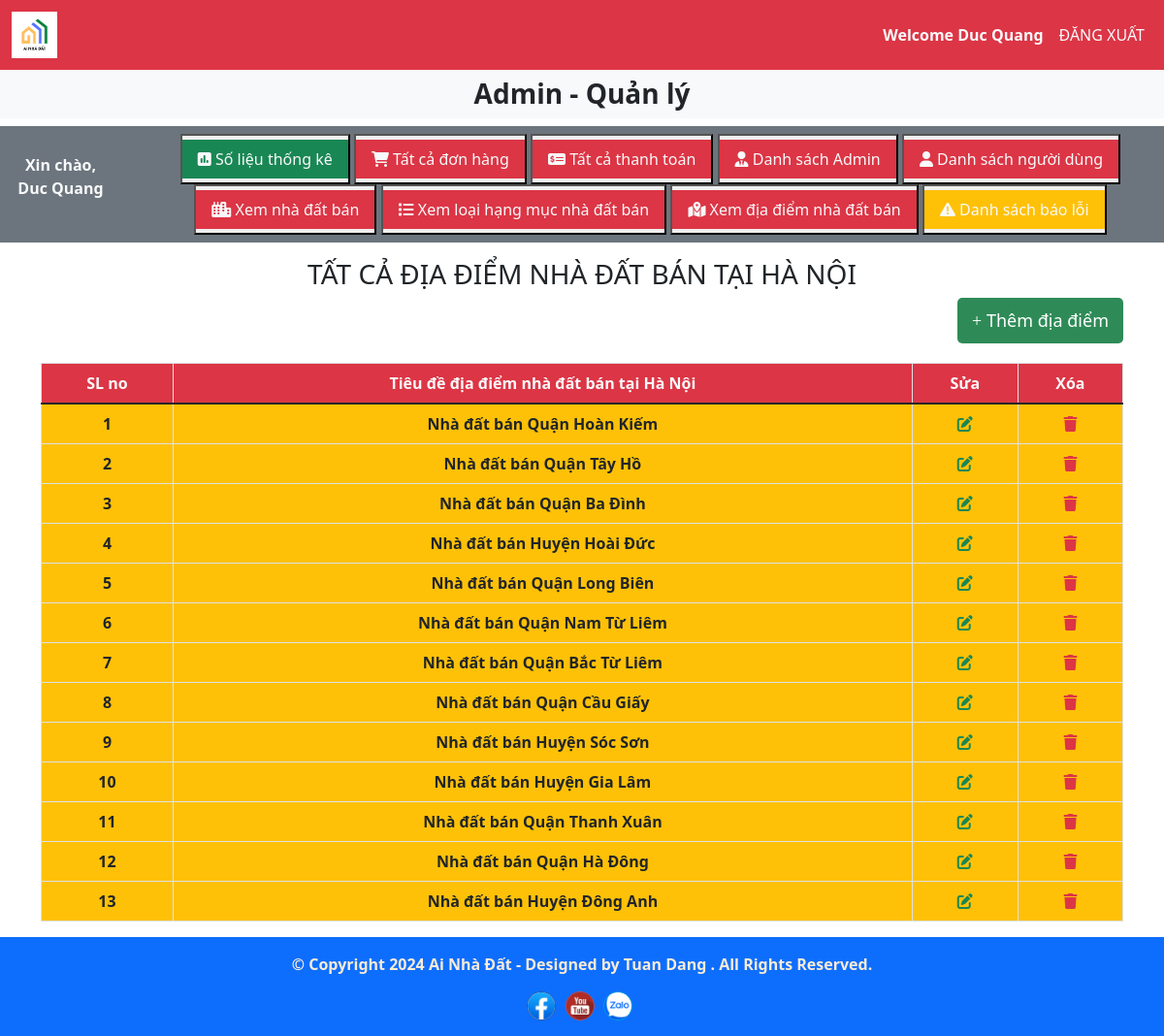
The app's page /admin_area/index.php?view_brands (signed in) with its own data.
### tables this page shows
CREATE TABLE `brands` (
  `brand_id` int(11) NOT NULL,
  `brand_title` varchar(100) NOT NULL
);

### admin_area/view_brands.php (the view, shortened to what this page needs)
<h3 class="text-center">TẤT CẢ ĐỊA ĐIỂM NHÀ ĐẤT BÁN TẠI HÀ NỘI</h3>
<button class="btn-add-brand">
    <a style="text-decoration: none; color: white; font-size: 18px;" href='index.php?insert_brand'>
        <i class="fa-regular fa-plus"></i> Thêm địa điểm
    </a>
</button>
<table class="table table-bordered mt-5">
    <thead class="bg-danger text-center text-light">
        <tr>
            <th>SL no</th>
            <th>Tiêu đề địa điểm nhà đất bán tại Hà Nội</th>
            <th>Sửa</th>
            <th>Xóa</th>
        </tr>
    </thead>
    <tbody style="font-weight: 600;" class="bg-warning">
<?php
$select_cat=
    "
        Select *
        from `brands`
    ";
$result=mysqli_query($connection,$select_cat);
$number=0;
while($row=mysqli_fetch_assoc($result)){
    $brand_id=$row['brand_id'];
    $brand_title=$row['brand_title'];
    $number++;
?>
        <tr class="text-center">
            <td><?php echo $number ?></td>
            <td><?php echo $brand_title ?></td>
            <td><a href='index.php?edit_brands=<?php echo $brand_id ?>' class='text-success'><i class='fa-solid fa-pen-to-square'></i></a></td>
            <td><a href='index.php?delete_brands=<?php echo $brand_id ?>' type="button" class="text-danger"><i class='fa-solid fa-trash'></i></a></td>
        </tr>
<?php
}
?>
    </tbody>
</table>

### admin_area/index.php (shortened to what this page needs)
<?php
include('../includes/connect.php');
?>
<!DOCTYPE html>
<html lang="en">
<head>
    <link href="https://cdn.jsdelivr.net/npm/bootstrap@5.1.3/dist/css/bootstrap.min.css"
    rel="stylesheet"
>
    <link rel="stylesheet" href="https://cdnjs.cloudflare.com/ajax/libs/font-awesome/6.0.0/css/all.min.css"
 />
    <link rel="stylesheet" href="../style.css">
</head>
<body>
    <div class="container-fluid p-0">
        <nav class="navbar navbar-expand-lg navbar-light bg-danger">
            <div class="container-fluid">
                <img src="../images/logo.png" alt="" class="logo">
                <nav class="navbar navbar-expand-lg">
                    <ul class="navbar-nav">
<?php
if(!isset($_SESSION['admin_name'])){
  echo  "<li class='nav-item'>
          <a class='nav-link text-light' href='#'>Welcome Guest</a>
        </li>";
} else{
  echo  "<li class='nav-item'>
          <a style='font-weight: 700;' class='nav-link text-light' href='#'>Welcome ".$_SESSION['admin_name']."</a>
        </li>";
}
if(!isset($_SESSION['admin_name'])){
  echo  "<li class='nav-item'>
            <a class='nav-link text-light' href='admin_registration.php'>ĐĂNG KÍ</a>
        </li>";
} else{
  echo  "<li class='nav-item'>
          <a class='nav-link text-light' href='admin_logout.php'>ĐĂNG XUẤT</a>
        </li>";
}
?>
                    </ul>
                </nav>
            </div>
        </nav>
        <div class="bg-light">
            <h3 style="font-weight: 800;" class="text-center p-2">Admin - Quản lý</h3>
        </div>
        <div class="row">
            <div class="col-md-12 bg-secondary p-1 d-flex align-items-center">
                <div class="p-4">
                    <p style="font-weight: 700;" class="text-light text-center">Xin chào, <?php echo $_SESSION['admin_name'] ?></p>
                </div>
                <div class="button text-center">
                    <button class="btn-nav"><a href="index.php?list_charts" class="nav-link text-light bg-success my-1">
                        <i class="fa-solid fa-square-poll-vertical"></i> Số liệu thống kê</a>
                    </button>
                    <button class="btn-nav"><a href="index.php?list_orders" class="nav-link text-light bg-danger my-1">
                        <i class="fa-solid fa-cart-shopping"></i> Tất cả đơn hàng</a>
                    </button>
                    <button class="btn-nav"><a href="index.php?list_payments" class="nav-link text-light bg-danger my-1">
                        <i class="fa-solid fa-money-check-dollar"></i> Tất cả thanh toán</a>
                    </button>
                    <button class="btn-nav"><a href="index.php?list_admins" class="nav-link text-light bg-danger my-1">
                        <i class="fa-solid fa-user-tie"></i> Danh sách Admin</a>
                    </button>
                    <button class="btn-nav"><a href="index.php?list_users" class="nav-link text-light bg-danger my-1">
                        <i class="fa-solid fa-user"></i> Danh sách người dùng</a>
                    </button>
                    <button class="btn-nav"><a href="index.php?view_products" class="nav-link text-light bg-danger my-1">
                        <i class="fa-solid fa-city"></i> Xem nhà đất bán</a>
                    </button>
                    <button class="btn-nav"><a href="index.php?view_categories" class="nav-link text-light bg-danger my-1">
                        <i class="fa-solid fa-list"></i> Xem loại hạng mục nhà đất bán</a>
                    </button>
                    <button class="btn-nav"><a href="index.php?view_brands" class="nav-link text-light bg-danger my-1">
                        <i class="fa-solid fa-map-location-dot"></i> Xem địa điểm nhà đất bán</a>
                    </button>
                    <button class="btn-nav"><a href="index.php?list_errors" class="nav-link text-light bg-warning my-1">
                            <i class="fa-solid fa-triangle-exclamation"></i> Danh sách báo lỗi</a>
                    </button>
                </div>
            </div>
        </div>
        <div class="container my-3">
            <?php
            if(isset($_GET['view_brands'])){
                include('view_brands.php');
            }
            ?>
        </div>
<div class="bg-primary p-3 text-center" style="color:antiquewhite; font-weight:700;">
    <p>© Copyright 2024 Ai Nhà Đất - Designed by Tuan Dang . All Rights Reserved.</p>
    <div style="margin-top: 12px;" class="re__right-fix">
        <a target="_blank" style="display: inline-block; margin-right: 5px;" href="https://www.facebook.com/ainhadat.vn">
        <img style="border: 1px solid #32599d; border-radius: 50%;" src="../images/facebook.jpg" width="30">
        </a>
        <a target="_blank" style="display: inline-block; margin-right: 5px;" href="https://youtube.com/@AinhadatVN">
        <img style="border: 1px solid #df3f31; border-radius: 50%;" src="../images/youtube.jpg" width="30">
        </a>
        <a target="_blank" style="display: inline-block; margin-right: 5px;" href="https://zalo.me/0362316021">
        <img style="border: 1px solid #00a1dc; border-radius: 50%;" src="../images/zalo.jpg" width="30">
        </a>
    </div>
</div>
</div>
</body>
</html>

### style.css (style rules this page uses)
* { margin: 0; padding: 0; box-sizing: border-box; }
.logo { width: 4%; height: 4%; }

### admin_area/index.php (style rules this page uses)
body { overflow-x: hidden; }

### admin_area/view_brands.php (style rules this page uses)
.btn-add-brand { float: right; margin-bottom: 20px; background-color: seagreen; border: none; padding: 10px 15px; border-radius: 5px; }

### records on screen
brands: brand_title "Nhà đất bán Quận Hoàn Kiếm"
brands: brand_title "Nhà đất bán Quận Tây Hồ"
brands: brand_title "Nhà đất bán Quận Ba Đình"
brands: brand_title "Nhà đất bán Huyện Hoài Đức"
brands: brand_title "Nhà đất bán Quận Long Biên"
brands: brand_title "Nhà đất bán Quận Nam Từ Liêm"
brands: brand_title "Nhà đất bán Quận Bắc Từ Liêm"
brands: brand_title "Nhà đất bán Quận Cầu Giấy"
brands: brand_title "Nhà đất bán Huyện Sóc Sơn"
brands: brand_title "Nhà đất bán Huyện Gia Lâm"
brands: brand_title "Nhà đất bán Quận Thanh Xuân"
brands: brand_title "Nhà đất bán Quận Hà Đông"
brands: brand_title "Nhà đất bán Huyện Đông Anh"

### other values on screen
$_SESSION['admin_name'] "Duc Quang"
